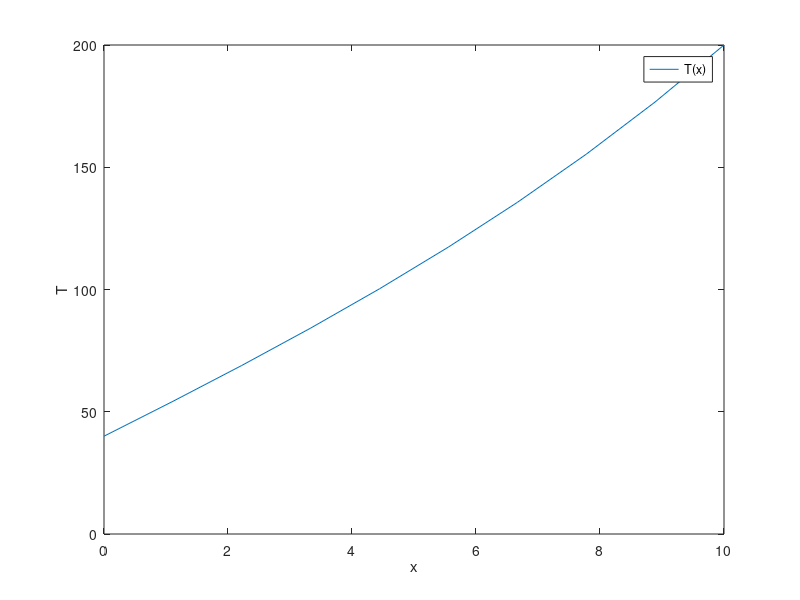
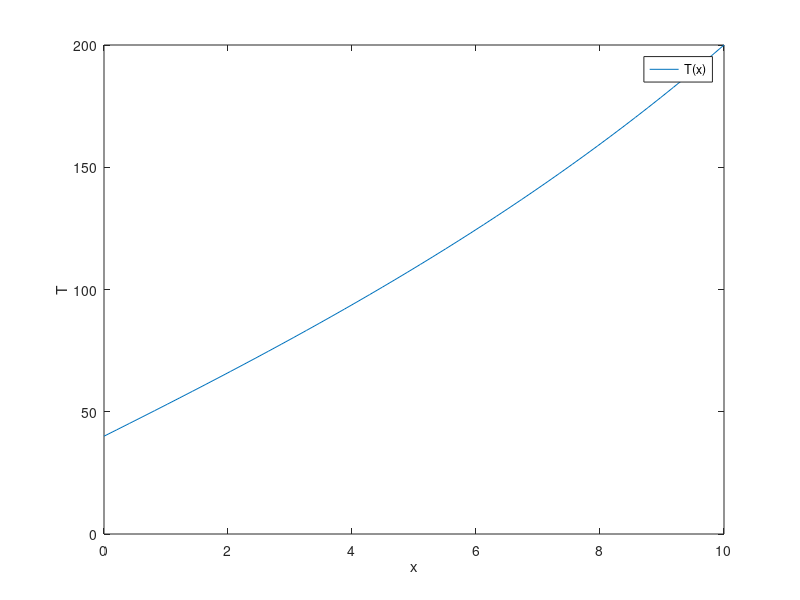
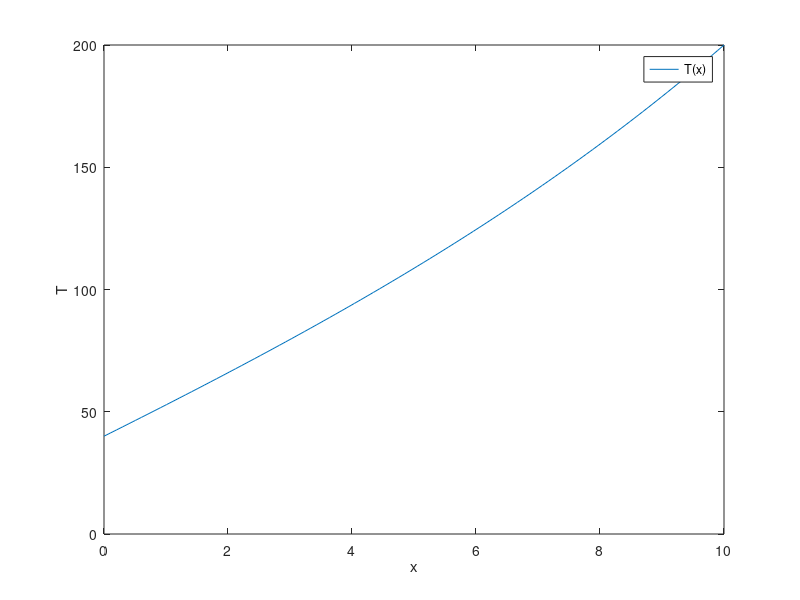
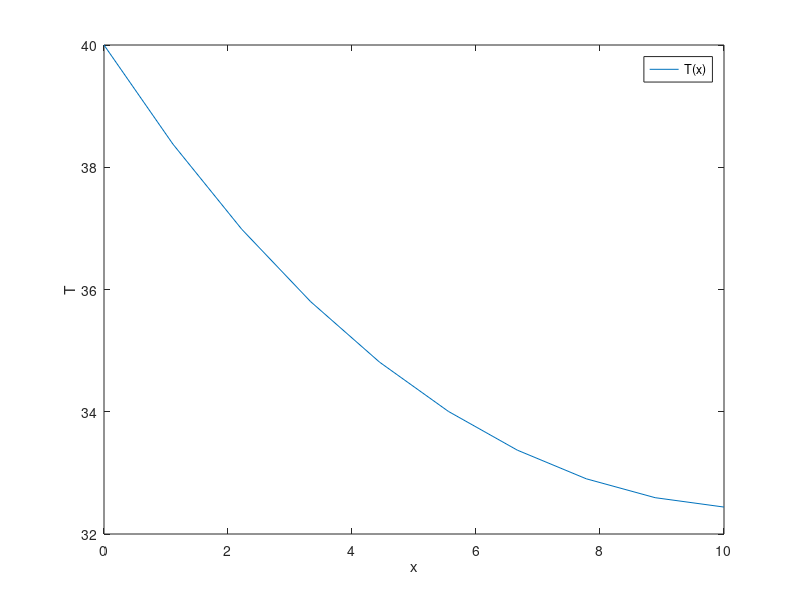

These figures' MATLAB source, in order:
function [] = exe5();
  fileID = fopen('exe5.txt','w');

  %Q01
  %(a)
  fprintf(fileID, 'Q01(a)\n');
  a = 0;
  b = 10;
  ua = 40;
  ub = 200;
  for(n = [10, 50, 100])
    [p, q, r] = local_funcoesQ1(a, b, n);
    [x, u] = pvc(a, b, n, p, q, r, 1, ua, 0, 0, 0, 0, 1, ub, 0, 0, 0, 0);
    fprintf(fileID, 'n = %d\n', n);
    fprintf(fileID, "%f  ", u);
    fprintf(fileID, '\n');
    hf = figure();
    plot(x, u)
    xlabel ("x");
    ylabel ("T");
    legend("T(x)");
  endfor
  
  %(b)
  fprintf(fileID, '\nQ01(b)\n');
  a = 0;
  b = 10;
  ua = 40;
  sigma_b = 0;
  for(n = [10, 50, 100])
    [p, q, r] = local_funcoesQ1(a, b, n);
    [x, u] = pvc(a, b, n, p, q, r, 1, ua, 0, 0, 0, 0, 2, 0, sigma_b, 0, 0, 0);
    fprintf(fileID, 'n = %d\n', n);
    fprintf(fileID, "%f  ", u);
    fprintf(fileID, '\n');
    figure();
    plot(x, u)
    xlabel ("x");
    ylabel ("T");
    legend("T(x)");
  endfor

  %Q02
  fprintf(fileID, '\nQ02\n');
  colors = ['r', 'g', 'y', 'm', 'c', 'k'];
  for(n = [10, 50, 100])
    i = 1;
    figure();
    hold on;
    for(c_ref = [0.0001, 0.001, 0.01, 0.1])
      a = 0;
      b = 1;
      ua = 160;
      alfa_b = 0.001;
      beta_b = c_ref;
      gamma_b = c_ref*70;
      fprintf(fileID, 'c_ref = %d\n', c_ref);
      
      [p, q, r] = local_funcoesQ2(a, b, n, c_ref);
      [x, u] = pvc(a, b, n, p, q, r, 1, ua, 0, 0, 0, 0, 3, 0, 0, alfa_b, beta_b, gamma_b);
      fprintf(fileID, 'n = %d\n', n);
      fprintf(fileID, "%f  ", u);
      fprintf(fileID, '\n');
      plot(x, u, colors(i))
      i = i + 1;
    endfor
    xlabel ("x");
    ylabel ("u");
    legend("0.0001", "0.001", "0.01", "0.1");
    hold off;
  endfor
  
  fclose(fileID);
endfunction

function [p, q, r] = local_funcoesQ1(a, b, n);
  p = repmat(0, n, 1);
  q = repmat(-0.01, n, 1);
  r = repmat(-0.01*20, n, 1);
endfunction

function [p, q, r] = local_funcoesQ2(a, b, n, c_ref);
  x = linspace(a, b, n);
  
  p = repmat(0, n, 1);
  C = ((2*10 + 2*0.1)/(10*0.1))*c_ref;
  q = repmat(C/-0.001, n, 1);
  r = repmat(C*70/-0.001, n, 1);
endfunction

function [x, u] = pvc(a, b, n, p, q, r, tipo_a, ua, sigma_a, alfa_a, beta_a, gamma_a, tipo_b, ub, sigma_b, alfa_b, beta_b, gamma_b);
  h = (b-a)/(n-1);
  x = transpose(linspace(a, b, n));
  %[p, q, r] = funcoes(a, b, n);
  
  A = zeros(n, n);
  A(1, 1) = q(1) - (2/(h^2));
  A(1, 2) = (1/(h^2)) + (p(1)/(2*h));
  A(n, n-1) = (1/(h^2)) - (p(n)/(2*h));
  A(n, n) = q(n) - (2/(h^2));
  f = r;
  
  for i=2:(n-1)
    A(i, i-1) = (1/(h^2)) - (p(i)/(2*h)); %b_i
    A(i, i) = q(i) - (2/(h^2));           %a_i
    A(i, i+1) = (1/(h^2)) + (p(i)/(2*h)); %c_i
  endfor
  
  switch (tipo_a)
    case 1
      A(1, 1) = 1;
      A(1, 2) = 0;
      f(1) = ua;
    case 2
      A(1, 1) = A(1, 1) + (1/(h^2)) - (p(1)/(2*h));
      f(1) = f(1) + (((1/(h^2)) - (p(1)/(2*h)))*h*sigma_a);
    case 3
      A(1, 1) = A(1, 1) + (((1/(h^2)) - (p(1)/(2*h)))*(1 + (h*beta_a/alfa_a)));
      f(1) = f(1) + (((1/(h^2)) - (p(1)/(2*h)))*h*gamma_a/alfa_a);
  endswitch
  
  switch (tipo_b)
    case 1
      A(n, n-1) = 0;
      A(n, n) = 1;
      f(n) = ub;
    case 2
      A(n, n) = A(n, n) + (1/(h^2)) + (p(n)/(2*h));
      f(n) = f(n) - (((1/(h^2)) + (p(n)/(2*h)))*h*sigma_b);
    case 3
      A(n, n) = A(n, n) + (((1/(h^2)) + (p(n)/(2*h)))*(1 - (h*beta_b/alfa_b)));
      f(n) = f(n) - (((1/(h^2)) + (p(n)/(2*h)))*h*gamma_b/alfa_b);
  endswitch
  
  u = A\f;
  
endfunction